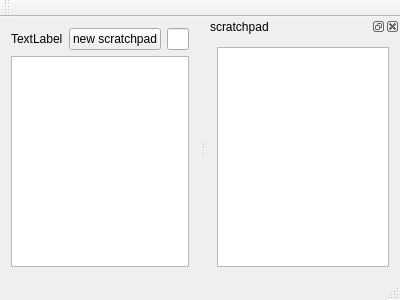
<?xml version="1.0" encoding="UTF-8"?>
<ui version="4.0">
 <class>MainWindow</class>
 <widget class="QMainWindow" name="MainWindow">
  <property name="geometry">
   <rect>
    <x>0</x>
    <y>0</y>
    <width>400</width>
    <height>300</height>
   </rect>
  </property>
  <property name="windowTitle">
   <string>MainWindow</string>
  </property>
  <widget class="QWidget" name="centralWidget">
   <layout class="QVBoxLayout" name="verticalLayout">
    <item>
     <layout class="QHBoxLayout" name="horizontalLayout">
      <item>
       <widget class="QLabel" name="label">
        <property name="text">
         <string>TextLabel</string>
        </property>
       </widget>
      </item>
      <item>
       <widget class="QPushButton" name="pushButtonNewScratchpad">
        <property name="text">
         <string>new scratchpad</string>
        </property>
       </widget>
      </item>
      <item>
       <widget class="QLineEdit" name="sforthLineEdit"/>
      </item>
     </layout>
    </item>
    <item>
     <widget class="QPlainTextEdit" name="sforthTextEdit"/>
    </item>
   </layout>
  </widget>
  <widget class="QMenuBar" name="menuBar">
   <property name="geometry">
    <rect>
     <x>0</x>
     <y>0</y>
     <width>400</width>
     <height>21</height>
    </rect>
   </property>
  </widget>
  <widget class="QToolBar" name="mainToolBar">
   <attribute name="toolBarArea">
    <enum>TopToolBarArea</enum>
   </attribute>
   <attribute name="toolBarBreak">
    <bool>false</bool>
   </attribute>
  </widget>
  <widget class="QStatusBar" name="statusBar"/>
  <widget class="QDockWidget" name="dockWidgetScratchpad">
   <property name="windowTitle">
    <string>scratchpad</string>
   </property>
   <attribute name="dockWidgetArea">
    <number>2</number>
   </attribute>
   <widget class="QWidget" name="dockWidgetContents">
    <layout class="QVBoxLayout" name="verticalLayout_2">
     <item>
      <widget class="QPlainTextEdit" name="plainTextEditScratchpad"/>
     </item>
    </layout>
   </widget>
  </widget>
 </widget>
 <layoutdefault spacing="6" margin="11"/>
 <resources/>
 <connections/>
</ui>
